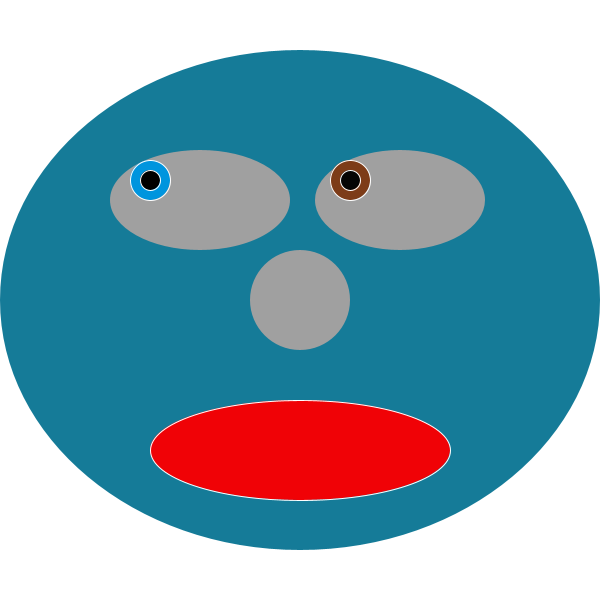
Frame 1 (no input)
Frame 60 (the mouse pressed at the canvas centre just before this capture): identical to frame 1, image omitted
Frame 120 (the mouse held since frame 60 and released just before this capture): blank canvas, image omitted

The Processing sketch that drew this single still picture (run headless with seeded random() and noise(); from frame 60 on, the mouse is pressed at the canvas centre):

// Processing sketch: processing_164628
// ── processing_164628.pde

void setup() {
  size(600, 600);
}

void draw() {

  background(255);
  fill(21,123,152);
  noStroke();



  //face
  ellipse(300, 300, 600, 500);  

  fill(160);
  ellipse(200, 200, 180, 100); //gray eye ellipse (left)
  ellipse(400, 200, 170, 100);  //gray eye ellipse (right)
  ellipse(300, 300, 100, 100);
  stroke(255);
  fill(240, 2, 6);
  ellipse(300,450,300,100);

 
  //left eye
  float leftXpos = constrain(map( mouseX, 0, 600, 150, 250), 150, 250);
  float leftYpos = constrain(map( mouseY, 0, 600, 180, 220), 180, 220);
  //outer eye
  fill(0, 149, 222);
  ellipse(leftXpos, leftYpos, 40, 40);
  //inner eye
  fill(0);
  ellipse(leftXpos, leftYpos, 20, 20);



  //right eye 
  float rightXpos = constrain(map( mouseX, 0, 600, 350, 450), 350, 450);
  float rightYpos = constrain(map( mouseY, 0, 600, 180, 220), 180, 220);
  //outer eye
  fill(125, 60, 24);
  ellipse(rightXpos, rightYpos, 40, 40);
  //inner eye
  fill(5);
  ellipse(rightXpos, rightYpos, 20, 20);

  //makes eyes blink
  if (mousePressed) {
    background(21, 123, 152);
  }
}
